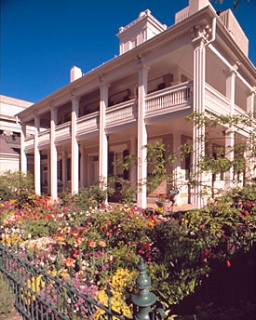
#> input picture lab1/colourspace/awb.jpg, 256 x 320 px
$ python -i visualize.py   (imports and definitions only)
#> lines starting #> are read from the running program, lines starting #| are printed output that depends on the picture
import matplotlib.pyplot as plt
import numpy as np
import cv2


def visualize(input_image, cmap=None):
    if cmap == 'hsv':
        visualize_hsv(input_image)
    elif cmap == 'ycbcr':
        visualize_ycbcr(input_image)
    elif cmap == 'rgb':
        visualize_rgb(input_image)
    elif cmap == 'opponent':
        visualize_opponent(input_image)
    elif cmap == 'gray':
        visualize_gray(input_image)
    else:
        visualize_independent_of_cmap(input_image)


def visualize_independent_of_cmap(input_image):
    channels = input_image.shape[-1]

    if channels == 4:
        visualize_gray(input_image)
    else:
        if np.count_nonzero(input_image < 0) > 0:
            input_image[:, :, 0] = min_max_normalization(input_image[:, :, 0])*255
            input_image[:, :, 1] = min_max_normalization(input_image[:, :, 1])*255
            input_image[:, :, 2] = min_max_normalization(input_image[:, :, 2])*255
            input_image = input_image.astype(int)
        else:
            input_image = cv2.normalize(input_image,  input_image, 0, 255, cv2.NORM_MINMAX).astype(int)
        fig, axs = plt.subplots(1, 4, figsize=(20, 10))

        axs[0].imshow(input_image)
        axs[0].set_title('Image', fontsize=18)

        axs[1].imshow(input_image[:, :, 0], cmap='gray', vmin=0, vmax=255)
        axs[1].set_title('Channel 1', fontsize=18)

        axs[2].imshow(input_image[:, :, 1], cmap='gray', vmin=0, vmax=255)
        axs[2].set_title('Channel 2', fontsize=18)

        axs[3].imshow(input_image[:, :, 2], cmap='gray', vmin=0, vmax=255)
        axs[3].set_title('Channel 3', fontsize=18)

        fig.tight_layout()
        plt.setp(plt.gcf().get_axes(), xticks=[], yticks=[])
        plt.show()


# [157 lines left out: functions visualize_hsv, visualize_ycbcr, visualize_opponent, visualize_rgb, visualize_gray, ycbcr2ycrcb, not called in this run]


def hsv2rgb(hsv_image):
    return cv2.cvtColor(hsv_image, cv2.COLOR_HSV2RGB) / 255.0


def ycrcb2rgb(ycbcr_image):
    return cv2.cvtColor(ycbcr2ycrcb(ycbcr_image), cv2.COLOR_YCrCb2RGB) / 255.0


def min_max_normalization(input_image):
    input_image = (input_image - np.min(input_image)) / (np.max(input_image) - np.min(input_image))
    return input_image


# [28 lines left out: functions redgreen2rgb, yellowblue2rgb, not called in this run]

>>> import cv2
>>> picture = cv2.imread('awb.jpg')
#> picture is the input picture: shape (320, 256, 3); mean B, G, R 109.3, 107.4, 121.2
>>> result = visualize(picture)
#> in visualize_independent_of_cmap, `plt.show()`:
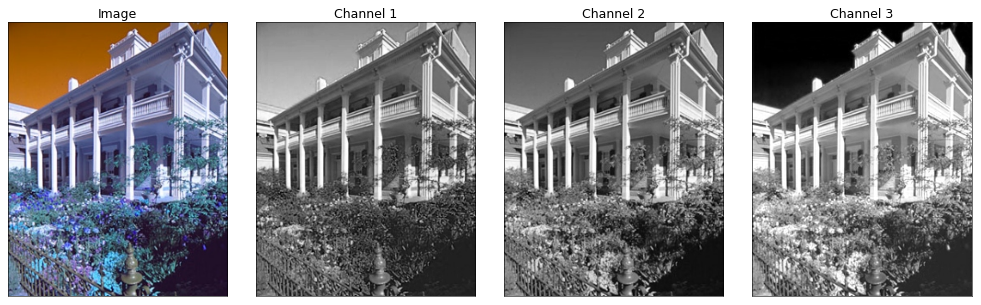
#> figure drawn by matplotlib, 4 panels; B, G, R data is drawn as R, G, B
